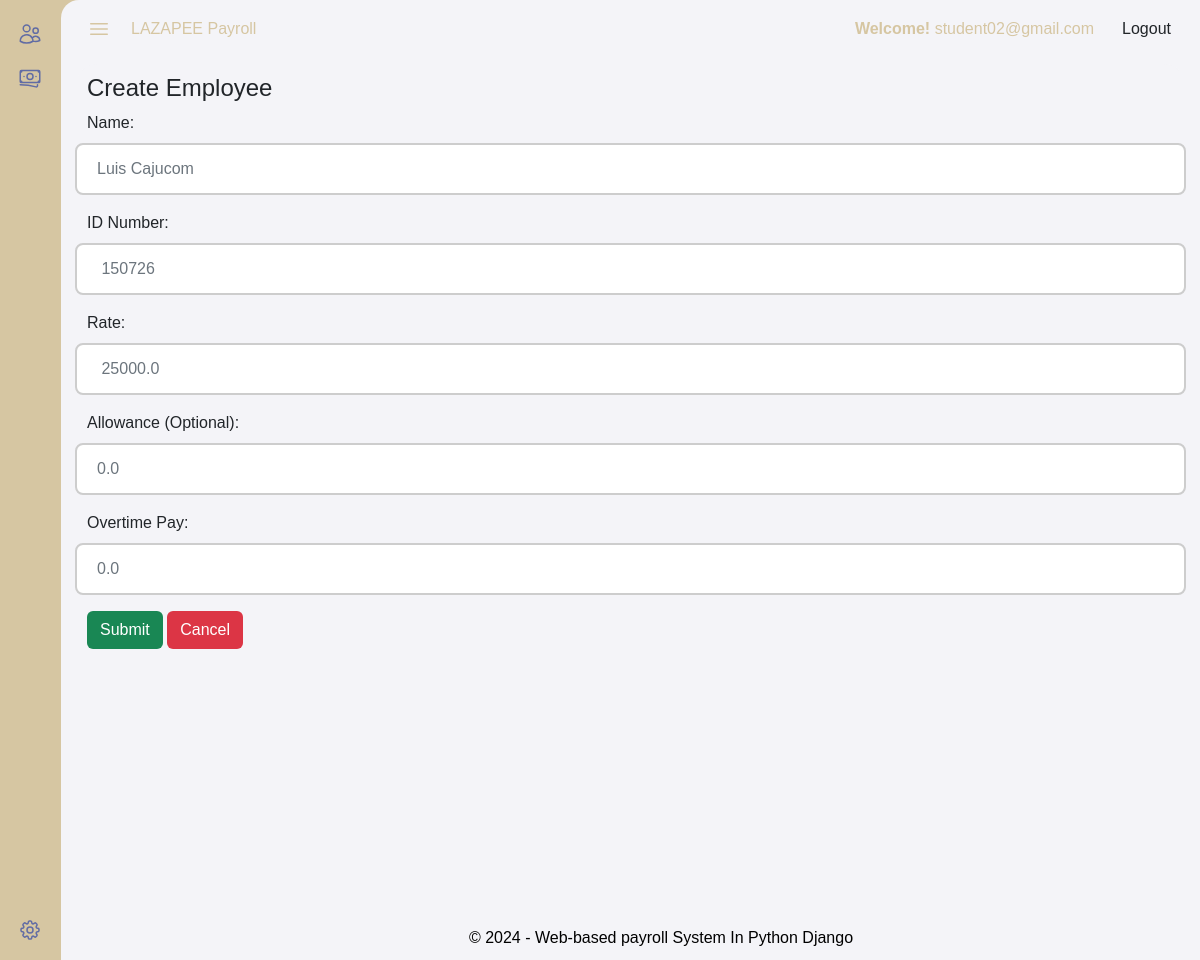
/update_employee/student02@gmail.com/1/, run on the app's committed database.
### payroll_app/models.py (models this page shows, shortened)
class Account(models.Model):
    user = models.CharField(max_length=300)
    password = models.CharField(max_length=300)

class Employee(models.Model):
    name = models.CharField(max_length=100)
    id_number = models.CharField(max_length=20)
    rate = models.FloatField()
    overtime_pay = models.FloatField(null=True, blank=True)
    allowance = models.FloatField(null=True, blank=True)

### payroll_app/views.py (the view)
# urls.py: path('update_employee/<str:id>/<int:pk>/', views.update_employee, name='update_employee'),
def update_employee(request,pk,id):
    e = get_object_or_404(Employee, pk=pk)
    d = get_object_or_404(Account, user=id)
    id = str(id)
    return render(request, 'Content/Employee/update_employee.html',
                  {'d':d,
                    'id':id,
                   'e': e})

### payroll_app/templates/Content/Employee/update_employee.html (shortened to what this page needs)
{% extends 'Framework/navbar.html' %}
{% load static %}
{% block content %}
<div class="container-fluid" style="height: 100vh">
    <h4>Create Employee</h4>
    <form  id="adding_employee_form" method="POST" >
        <div class="row">
            <label for="sku" class="col-4">Name:</label>
            <input type="text" class="form-control mb-3 col-8" id="name" name="name" placeholder="{{ e.name }}">
        </div>
        <div class="row">
            <label for="brand" class="col-4">ID Number:</label>
            <input type="text" class="form-control mb-3 col-8" id="id_num" name="id_num" placeholder=" {{ e.id_number }}">
        </div>
        <div class="row">
            <label for="cost" class="col-4">Rate:</label>
            <input type="text" class="form-control mb-3 col-8" id="rate" name="rate" placeholder=" {{ e.rate }}">
        </div>
        <div class="row">
            <label for="size" class="col-4">Allowance (Optional):</label>
            <input type="text" class="form-control mb-3 col-8" id="Allowance" name="Allowance" placeholder="{{ e.allowance }}">
        </div>
        <div class="row">
            <label for="size" class="col-4">Overtime Pay:</label>
            <input type="text" class="form-control mb-3 col-8" id="Allowance" name="Allowance" placeholder="{{ e.overtime_pay }}">
        </div>
        <button type="submit" class="btn btn-success">Submit</button>
        <a href="{%url 'employee' pk=d.pk %}"  class="btn btn-danger">Cancel</a>
    </form>
</div>
{% endblock %}

### payroll_app/templates/Framework/navbar.html (shortened to what this page needs)
{% load static %}
<html>
  <head>
      <link rel="stylesheet" href="{% static '/bootstrap/css/custom.css' %}">
      <link rel="stylesheet" href="{% static '/bootstrap/css/bootstrap.min.css' %}">
      <link rel="stylesheet" href="{% static '/bootstrap/css/custom.css' %}">
    <link rel="stylesheet" href="{% static 'style.css' %}">
</head>
<body>
{%url 'dashboards' as dashboard%}
{% url 'supply' as supply%}
{% url 'bottles' as bottle%}
    <nav id="mySidebar" class="sidenav">
        <div class="sidebar-top">
            <a class="sidebar-nav-ext"  href="{% url 'employee'  pk=d.pk%}" onclick="handleNavClick(this)">
            </a>
            <a class="sidebar-nav-ext"  href="{% url 'payslips'  pk=d.pk%}" onclick="handleNavClick(this)">
            </a>
        </div>
        <div class="sidebar-bottom">
          <a class="sidebar-nav-ext"  href="{%url 'manage_account' pk=d.pk %}" onclick="handleNavClick(this)">
            </a>
      </div>
   </nav>
   <div id="main">
        <nav class="nav-bar">
          <div class="nav-bar-left">
              <svg class="menu-icon icon-nav" onclick="openNav()" xmlns="http://www.w3.org/2000/svg" fill="none" viewBox="0 0 24 24" stroke-width="1.5" stroke="currentColor" class="w-6 h-6">
                  <path stroke-linecap="round" stroke-linejoin="round" d="M3.75 6.75h16.5M3.75 12h16.5m-16.5 5.25h16.5" />
                </svg>
              <div class="details-heads">LAZAPEE Payroll</div>
          </div>
          <div class="nav-bar-right">
              <div class="details-heads"> <Strong>Welcome!</Strong> {{ id }}</div>
              <a  class="btn btn-paleRed" href="{% url 'Login'%}" >Logout</a>
          </div>
        </nav>
        <div class="table-bg-color">
            {% block content %}
            {% endblock %}
         </div>
    <footer class="footers">
        <div style="color: black">&copy; 2024 - Web-based payroll System In Python Django</div>
    </footer>
    </div>
  </body>
</html>

### payroll_app/static/style.css (style rules this page uses)
:root { --primary-color: #d6c6a2; --point-color: #f2bc57; --black-color: #07090d; --white-color: #F4F4F8; --error-color: #dc3545; --success-color: #198754; --primary-color-hover: #2E65F3; --font-primary: 'Arial', sans-serif; --font-secondary: 'Helvetica', sans-serif; --spacing-small: 5px; --spacing-medium: 10px; --spacing-large: 20px; --circle-color: linear-gradient(200deg, #fef2a0 0%, #c1782b 100%); }
body { margin: 0; display: block; height: 100vh; background-color: var(--primary-color); overflow: hidden; font-family: Arial, Helvetica, sans-serif }
.btn { text-decoration: none; padding: 0.375rem 0.75rem; font-size: 1rem; font-weight: 400; text-align: center; vertical-align: middle; cursor: pointer; border: 1px solid transparent; border-radius: 0.375rem; }
#main { margin-left: 61px; height: 100vh; }
.nav-bar { background-color: var(--white-color); color: var(--primary-color); max-height: 48px; border-top-left-radius: 18px; padding: 10px 16px 0 16px; display: flex; z-index: 2; position: sticky; top: 0; }
.nav-bar-left { display: flex; align-items: center; margin-right: auto; right: auto; }
.nav-bar-right { display: flex; align-items: center; }
.table-bg-color { background-color: var(--white-color); padding: 16; height: 100vh; overflow: scroll; }
.menu-icon { cursor: pointer; transition: transform 0.5s; }
.details-heads { padding: 12.5 15; padding-left: 10px; }
.sidebar-nav-ext { text-decoration: none; display: flex; color: #616CA4; }
.icon-nav { padding: 10; width: 44px; }
.sidenav { background-color: var(--primary-color); height: 100vh; position: fixed; overflow: hidden; flex-direction: column; display: flex; }
.sidebar-top { padding: 12px 8px; position: relative; margin-bottom: auto; }
.sidebar-bottom { padding: 8px 8px; position: relative; margin-top: auto; }
.footers { background-color: #F4F4F8; padding: 10 0; color: rgb(150, 150, 150); position: absolute; bottom: 0; width: 100%; text-align: center; }
.container-fluid { border-radius: 20px; background-color: var(--white-color); padding: 10px; }
.form-control { width: 100%; padding: 12px 20px; border-radius: 5px; margin-top: 8px; box-sizing: border-box; border: 2px solid #CDCDCD; background-color: white; border-radius: 8px; font-size: 16px; background-position: 10px 10px; outline: none; background-repeat: no-repeat; }

### data on the page
Account: user "student02@gmail.com"
Employee: name "Luis Cajucom", id_num "150726", rate "25000.0", Allowance "0.0"
